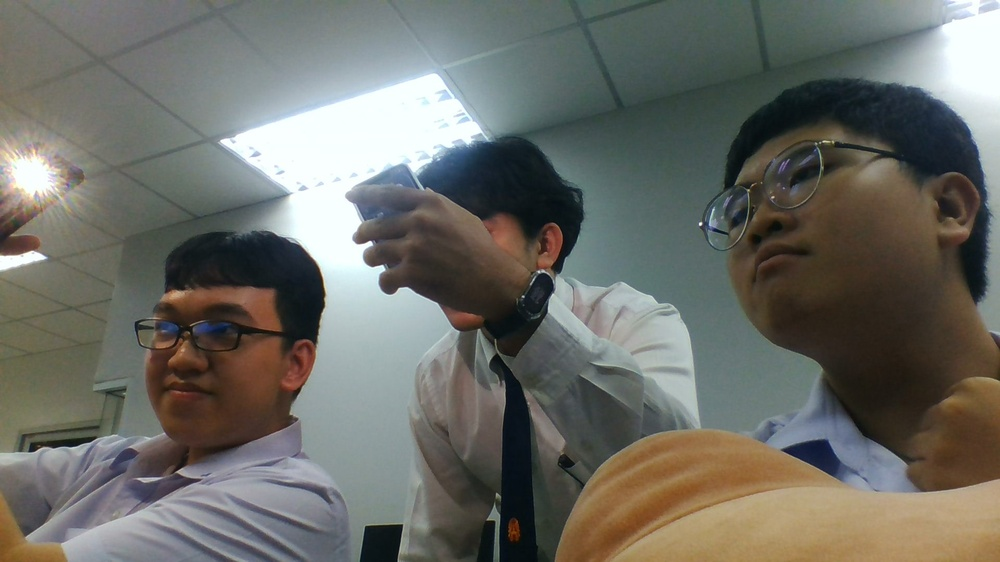
#> input picture WIN_20230704_13_59_42_Pro.jpg, 1000 x 562 px, shrunk from 1920 x 1080 before the run
$ python face3detect.py
#> lines starting #> are read from the running program, lines starting #| are printed output that depends on the picture; after the words box and inside, x2 and y2 are one past the last pixel; in counts of white or black regions, pixels touching at a corner belong together
import cv2 as cv

face_casecse = cv.CascadeClassifier("haarcascade_frontalface_default.xml")
img = cv.imread("WIN_20230704_13_59_42_Pro.jpg")
#> img is the input picture: shape (562, 1000, 3); mean B, G, R 102.4, 108.8, 108.3
gay_img = cv.cvtColor(img,cv.COLOR_BGR2GRAY)
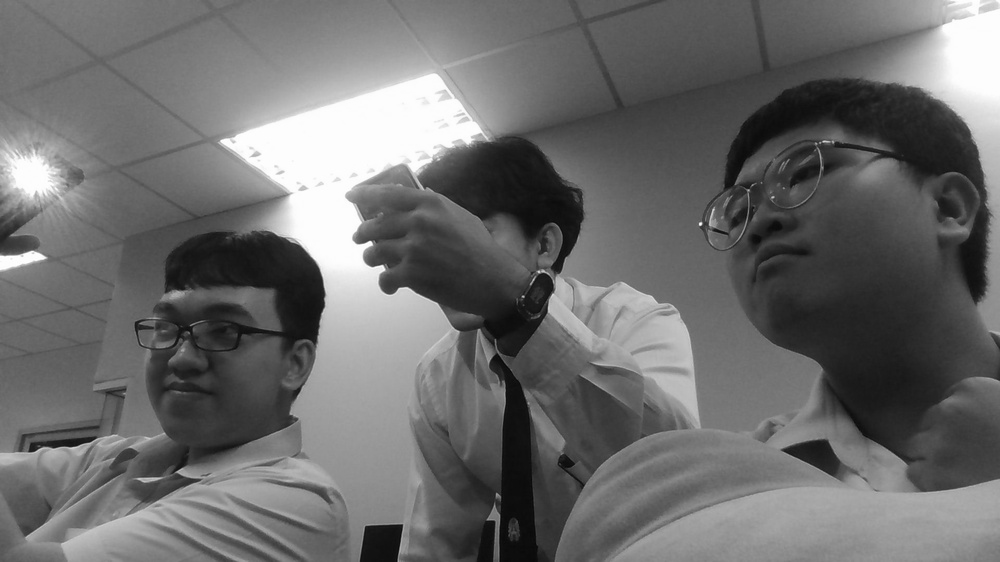
#> gay_img: shape (562, 1000); min 5, max 255, mean 107.9

scale = 2
minNeighbor  = 3
face_detect  = face_casecse.detectMultiScale(gay_img)
#> face_detect = [[434, 304, 60, 60], [723, 138, 112, 112], [113, 256, 181, 181]]
print(face_detect)
#| [[434 304  60  60]
#|  [723 138 112 112]
#|  [113 256 181 181]]
for (x,y,w,h) in face_detect:
    cv.rectangle(img,(x,y),(w+x,y+h),(0,255,0),thickness=2)
#> this loop made 3 passes
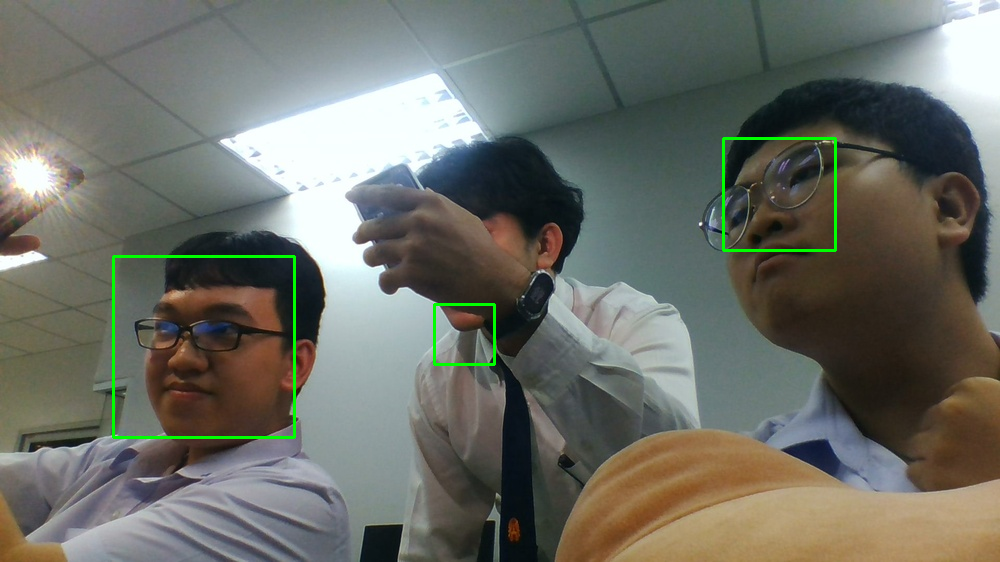
#> img: shape (562, 1000, 3); 0.75% of pixels changed, all inside (x1, y1, x2, y2) = (112, 137, 837, 439)
cv.rectangle(img,(x,y),(x+w,y+h),(0,255,0),thickness=10)
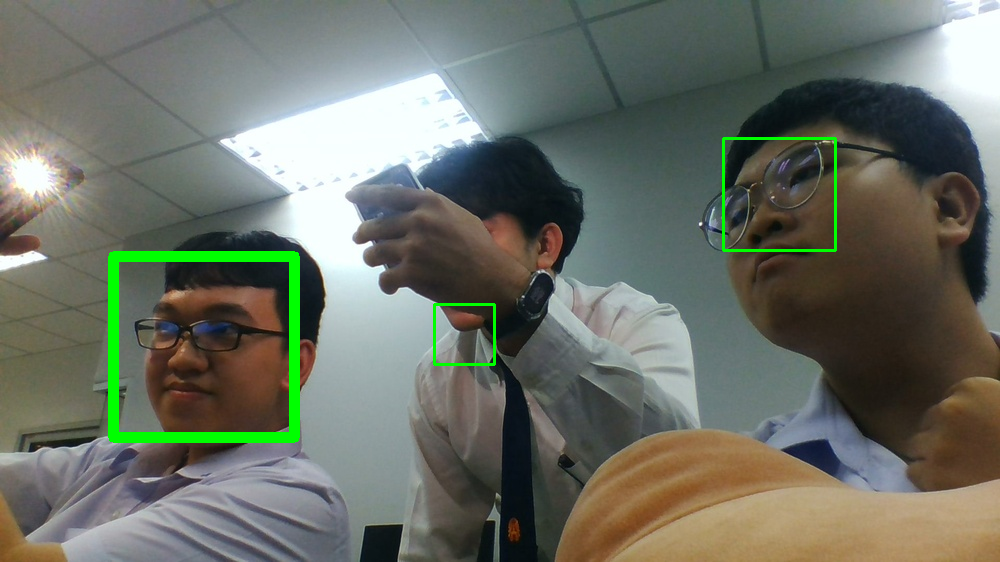
#> img: shape (562, 1000, 3); 1.02% of pixels changed, all inside (x1, y1, x2, y2) = (108, 251, 300, 443)
cv.imshow("facedetect",img)
cv.waitKey(0)
cv.destroyAllWindows

$ run again, with WIN_20230704_13_51_00_Pro.jpg copied over WIN_20230704_13_59_42_Pro.jpg
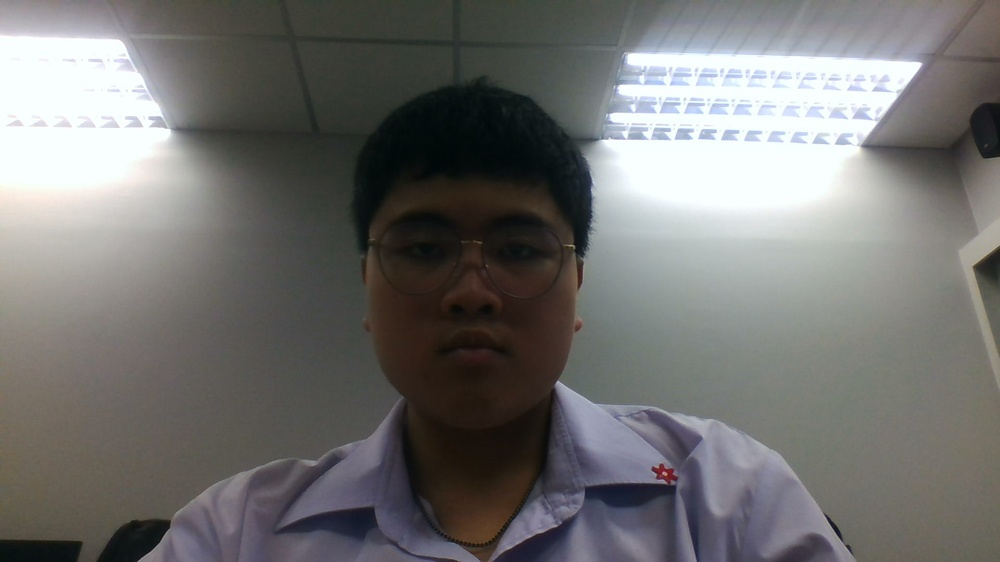
#> input picture WIN_20230704_13_51_00_Pro.jpg, 1000 x 562 px, shrunk from 1920 x 1080 before the run
#> img is the input picture: shape (562, 1000, 3); mean B, G, R 112.7, 114.1, 114.5
#> face_detect = [[116, 99, 64, 64], [78, 42, 62, 62], [816, 89, 66, 66], [826, 57, 78, 78], [350, 152, 240, 240]]
#| [[116  99  64  64]
#|  [ 78  42  62  62]
#|  [816  89  66  66]
#|  [826  57  78  78]
#|  [350 152 240 240]]
#> the loop `for (x,y,w,h) in face_detect:` made 5 passes
#> after the loop `for (x,y,w,h) in face_detect:`:
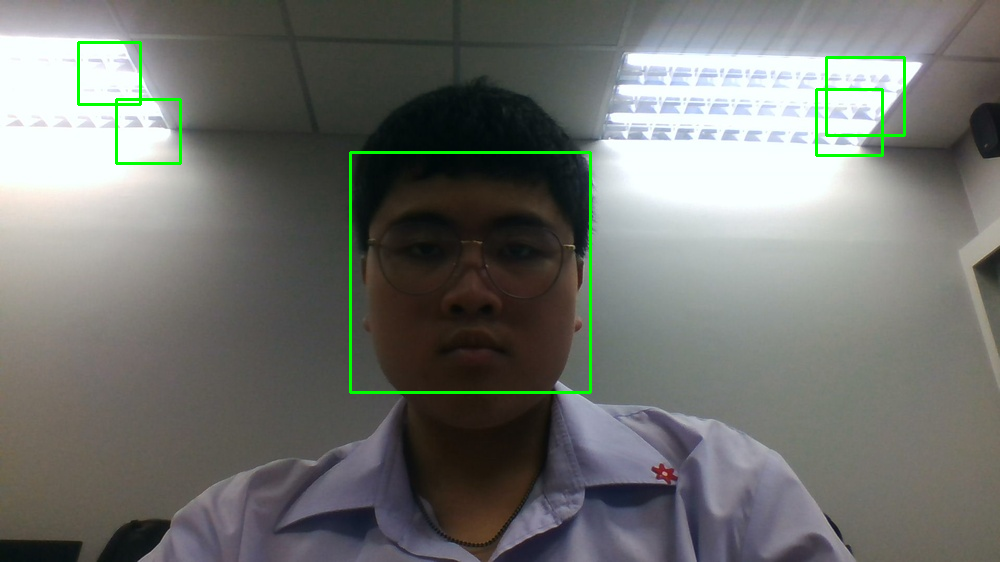
#> img: shape (562, 1000, 3); 1.08% of pixels changed, all inside (x1, y1, x2, y2) = (77, 41, 906, 394)
#> `cv.rectangle(img,(x,y),(x+w,y+h),(0,255,0),thickness=10)`:
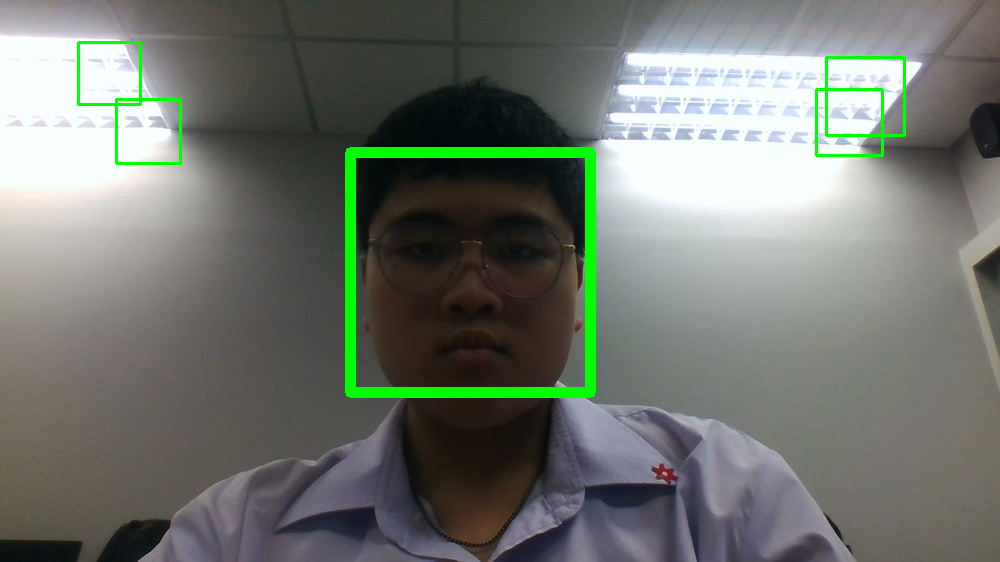
#> img: shape (562, 1000, 3); 1.36% of pixels changed, all inside (x1, y1, x2, y2) = (345, 147, 596, 398)
